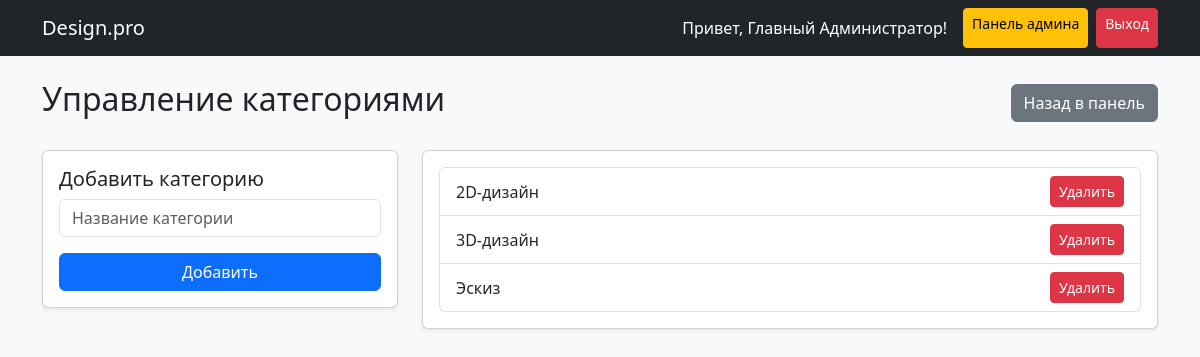
Screenshot of /superadmin/categories/ (signed in) with the database file from the repository.
### catalog/models.py (models this page shows, shortened)
class User(AbstractUser):
    ROLE_USER = 'user'
    ROLE_ADMIN = 'admin'
    ROLE_CHOICES = [
        (ROLE_USER, 'Пользователь'),
        (ROLE_ADMIN, 'Администратор'),
    ]
    fio = models.CharField('ФИО', max_length=150)
    role = models.CharField('Роль', max_length=10, choices=ROLE_CHOICES, default=ROLE_USER)
    email = models.EmailField('Email', unique=True)
    def is_admin(self):
        return self.role == self.ROLE_ADMIN

class Category(models.Model):
    name = models.CharField('Название', max_length=100, unique=True)
    class Meta:
        verbose_name = 'Категория'
        verbose_name_plural = 'Категории'
        ordering = ['name']

### catalog/views.py (the view)
# urls.py: path('superadmin/categories/', views.manage_categories, name='manage_categories'),
@admin_required
def manage_categories(request):
    categories = Category.objects.all()
    if request.method == 'POST':
        form = CategoryForm(request.POST)
        if form.is_valid():
            form.save()
            messages.success(request, 'Категория добавлена.')
            return redirect('manage_categories')
    else:
        form = CategoryForm()
    return render(request, 'superadmin/categories.html', {'categories': categories, 'form': form})

### catalog/forms.py
class CategoryForm(forms.ModelForm):
    class Meta:
        model = Category
        fields = ['name']
        widgets = {'name': forms.TextInput(attrs={'class': 'form-control', 'placeholder': 'Название категории'})}

### templates/superadmin/categories.html (shortened to what this page needs)
{% extends 'base.html' %}
{% block content %}
<div class="d-flex justify-content-between align-items-center mb-4 mt-4">
    <h2>Управление категориями</h2>
    <a href="{% url 'superadmin_panel' %}" class="btn btn-secondary">Назад в панель</a>
</div>
<div class="row">
    <div class="col-md-4">
        <div class="card shadow-sm">
            <div class="card-body">
                <h5>Добавить категорию</h5>
                <form method="post">
                    <div class="mb-3">
                        {{ form.name }}
                    </div>
                    <button type="submit" class="btn btn-primary w-100">Добавить</button>
                </form>
            </div>
        </div>
    </div>
    <div class="col-md-8">
        <div class="card shadow-sm">
            <div class="card-body">
                <ul class="list-group">
                    {% for cat in categories %}
                        <li class="list-group-item d-flex justify-content-between align-items-center">
                            {{ cat.name }}
                            <a href="{% url 'delete_category' cat.pk %}" class="btn btn-sm btn-danger" onclick="return confirm('Удалить категорию? ВСЕ заявки этой категории будут удалены!')">Удалить</a>
                        </li>
                    {% empty %}
                        <li class="list-group-item">Категорий нет</li>
                    {% endfor %}
                </ul>
            </div>
        </div>
    </div>
</div>
{% endblock %}

### templates/base.html (shortened to what this page needs)
<!DOCTYPE html>
<html lang="ru">
<head>
    <link href="https://cdn.jsdelivr.net/npm/bootstrap@5.3.0/dist/css/bootstrap.min.css" rel="stylesheet">
</head>
<body class="bg-light">
    <nav class="navbar navbar-expand-lg navbar-dark bg-dark mb-4">
        <div class="container">
            <a class="navbar-brand" href="/">Design.pro</a>
            <div class="d-flex">
                {% if user.is_authenticated %}
                    <span class="navbar-text me-3 text-white">Привет, {{ user.fio }}!</span>
                    {% if user.is_admin %}
                        <a href="/superadmin/" class="btn btn-warning btn-sm me-2">Панель админа</a>
                    {% else %}
                        <a href="/dashboard/" class="btn btn-outline-light btn-sm me-2">Личный кабинет</a>
                    {% endif %}
                    <a href="{% url 'logout' %}" class="btn btn-danger btn-sm">Выход</a>
                {% else %}
                    <a href="{% url 'login' %}" class="btn btn-outline-light btn-sm me-2">Вход</a>
                    <a href="{% url 'register' %}" class="btn btn-primary btn-sm">Регистрация</a>
                {% endif %}
            </div>
        </div>
    </nav>
    <div class="container">
        {% block content %}{% endblock %}
    </div>
</body>
</html>

### rows the page displays
User: fio "Главный Администратор"
Category: name "2D-дизайн"
Category: name "3D-дизайн"
Category: name "Эскиз"
